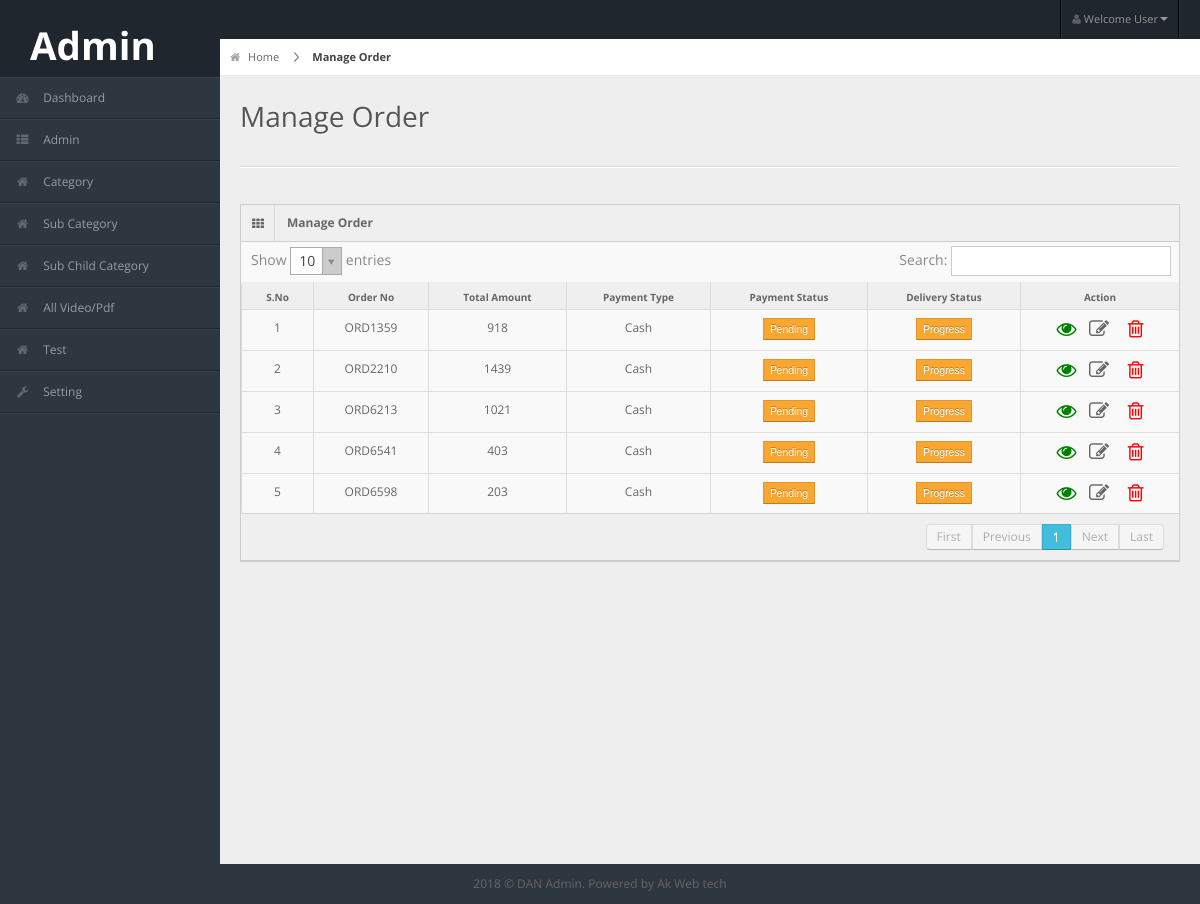
Screenshot of /manage_order.php (signed in) with the database file from the repository.
### tables this page shows
CREATE TABLE `order` (
  `id` int(11) NOT NULL,
  `customer_id` int(11) NOT NULL,
  `order_id` varchar(50) NOT NULL,
  `txt_no` varchar(100) NOT NULL,
  `product_id` int(11) NOT NULL,
  `quantity` varchar(50) NOT NULL,
  `price` varchar(100) NOT NULL,
  `total_price` varchar(50) NOT NULL,
  `color` varchar(50) NOT NULL,
  `size` varchar(50) NOT NULL,
  `message` text NOT NULL,
  `payment_type` int(11) NOT NULL,
  `payment_status` int(11) NOT NULL,
  `payment_date` varchar(50) NOT NULL,
  `order_status` int(11) NOT NULL,
  `delivery_status` varchar(11) NOT NULL,
  `created_on` datetime NOT NULL
);

### manage_order.php (the view, shortened to what this page needs)
<?php
$order = mysql_query("SELECT * FROM `order` Where order_status='1' group by order_id");
?>
<!DOCTYPE html>
<html lang="en">
   <?php include("segment/head.php");?>
<body>
   <?php include("segment/header.php");?>
    <?php include("segment/left_sidebar.php");?>
<div id="content">
  <div id="content-header">
    <div id="breadcrumb"> <a href="dashboard.php" title="Go to Home" class="tip-bottom"><i class="icon-home"></i> Home</a> <a href="#" class="current">Manage Order</a> </div>
    <h1>Manage Order</h1>
  </div>
  <div class="container-fluid">
    <hr>
    <div class="row-fluid">
      <div class="span12">
        <div class="widget-box">
          <div class="widget-title"> <span class="icon"><i class="icon-th"></i></span>
            <h5>Manage Order</h5>
          </div>
          <div class="widget-content nopadding">
		  <div class="table-responsive">
            <table class="table table-bordered data-table">
              <thead>
                <tr>
                  <th>S.No</th>
                  <th>Order No</th>
                  <th>Total Amount</th>
                  <th>Payment Type</th>
                  <th>Payment Status</th>
                  <th>Delivery Status</th>
                  <th>Action</th>
                </tr>
              </thead>
              <tbody>
			  <?php
			  $sn=1;
			  while($order_detail = mysql_fetch_array($order)){?>
                <tr class="gradeX<?=$order_detail['order_id']?>">
                  <td class="center"><?=$sn;?></td>
                  <td><?=$order_detail['order_id']?></td>
                  <td><?=$order_detail['total_price'];?></td>
                  <td><?php if($order_detail['payment_type']==1){ echo "Cash"; }else{ echo "Online";}?></td>
                  <td><?php if($order_detail['payment_status']=='1'){ echo '<button class="btn btn-success btn-mini">Done</button>'; }else{ echo '<button class="btn btn-warning btn-mini">Pending</button>';} ?></td>
                  <td><?php if($order_detail['delivery_status']=='1'){ echo '<button class="btn btn-success btn-mini">Done</button>'; }else{ echo '<button class="btn btn-warning btn-mini">Progress</button>';} ?></td>
                  <td><a href="view_order.php?id=<?=base64_encode($order_detail['order_id']);?>"><span class="icon-eye-open"><span></a>
				  &nbsp;&nbsp;<?php if($order_detail['delivery_status']!='1'){?>
				  <a href="edit_order.php?id=<?=base64_encode($order_detail['order_id']);?>"><span class="icon-edit"><span></a> &nbsp;
				  <?php } ?>
				  <a href="javascript:void(0);" onclick="Delete('<?php print $order_detail['order_id'];?>','<?php print "Order";?>')"><span class="icon-trash"><span></a>
				 </td>
                </tr>
			  <?php $sn++;} ?>
              </tbody>
            </table>
          </div>
          </div>
        </div>
      </div>
    </div>
  </div>
</div>
    <?php include("segment/footer.php");?>
</body>
</html>

### css/matrix-style.css (style rules this page uses)
* { outline:none !important; -moz-outline: none !important; }
html, body { height:100% }
body { overflow-x: hidden; margin-top: -10px; font-family: 'Open Sans', sans-serif; font-size:12px; color:#666; }
a { color:#666; }
select, textarea, input[type="text"], input[type="password"], input[type="datetime"], input[type="datetime-local"], input[type="date"], input[type="month"], input[type="time"], input[type="week"], input[type="number"], input[type="email"], input[type="url"], input[type="search"], input[type="tel"], input[type="color"], .uneditable-input, .label, .dropdown-menu, .btn, .well, .progress, .table-bordered, .btn-group > .btn:first-child, .btn-group > .btn:last-child, .btn-group > .btn:last-child, .btn-group > .dropdown-toggle, .alert { border-radius:0px; }
.btn, textarea, input[type="text"], input[type="password"], input[type="datetime"], input[type="datetime-local"], input[type="date"], input[type="month"], input[type="time"], input[type="week"], input[type="number"], input[type="email"], input[type="url"], input[type="search"], input[type="tel"], input[type="color"], .uneditable-input { box-shadow:none; }
.progress, .progress-success .bar, .progress .bar-success, .progress-warning .bar, .progress .bar-warning, .progress-danger .bar, .progress .bar-danger, .progress-info .bar, .progress .bar-info, .btn, .btn-primary { background-image:none; }
hr { border-top-color:#dadada; }
#content { background: none repeat scroll 0 0 #eeeeee; margin-left: 220px; margin-right: 0; padding-bottom: 25px; position: relative; min-height:100%; width: auto; }
#content-header { position: abslute; width: 100%; margin-top: -38px; z-index: 20; }
#content-header h1 { color: #555555; font-size: 28px; font-weight: normal; float: none; text-shadow: 0 1px 0 #ffffff; margin-left: 20px; position: relative; }
#content-header h1, #content-header .btn-group { margin-top: 20px; }
#breadcrumb { background-color: #fff; border-bottom: 1px solid #e3ebed; }
#breadcrumb a { padding: 8px 20px 8px 10px; display: inline-block; background-image: url('../img/breadcrumb.png'); background-position: center right; background-repeat: no-repeat; font-size: 11px; color: #666666; }
#breadcrumb a:last-child { background-image:none; }
#breadcrumb a.current { font-weight: bold; color: #444444; }
#breadcrumb a i { margin-right: 5px; opacity: .6; }
.stat-boxes .peity_bar_good, .stat-boxes .peity_line_good, { color: #459D1C; }
.widget-box { background: none repeat scroll 0 0 #F9F9F9; border-left: 1px solid #CDCDCD; border-top: 1px solid #CDCDCD; border-right: 1px solid #CDCDCD; clear: both; margin-top: 16px; margin-bottom: 16px; position: relative; }
.widget-title, .modal-header, .table th, div.dataTables_wrapper .ui-widget-header { background:#efefef; border-bottom: 1px solid #CDCDCD; height: 36px; }
.widget-title span.icon { padding: 9px 10px 7px 11px; float: left; border-right:1px solid #dadada; }
.widget-title h5 { color: #666; float: left; font-size: 12px; font-weight: bold; padding: 12px; line-height: 12px; margin: 0; }
.widget-content { padding:15px; border-bottom: 1px solid #cdcdcd; }
.table th { height: auto; font-size: 10px; padding: 5px 10px 2px; border-bottom: 0; text-align: center; color: #666666; }
.nopadding { padding: 0 !important; }
.nopadding .table { margin-bottom: 0; }
.nopadding .table-bordered { border: 0; }
.icon-eye-open { font-size: 20px; color:green; }
.icon-trash { font-size: 20px; color:red; }
.icon-edit { font-size: 20px; }
.dataTable td { text-align:center; }

### css/matrix-media.css (style rules this page uses)
body { background:#2E363F; }

### segment/head.php (style rules this page uses)
.table-responsive { min-height:.01%; overflow-x:auto }

### rows the page displays
order: order "ORD1359", total_price "918", payment_type "Cash", payment_status "Pending", delivery_status "Progress"
order: order "ORD2210", total_price "1439", payment_type "Cash", payment_status "Pending", delivery_status "Progress"
order: order "ORD6213", total_price "1021", payment_type "Cash", payment_status "Pending", delivery_status "Progress"
order: order "ORD6541", total_price "403", payment_type "Cash", payment_status "Pending", delivery_status "Progress"
order: order "ORD6598", total_price "203", payment_type "Cash", payment_status "Pending", delivery_status "Progress"
